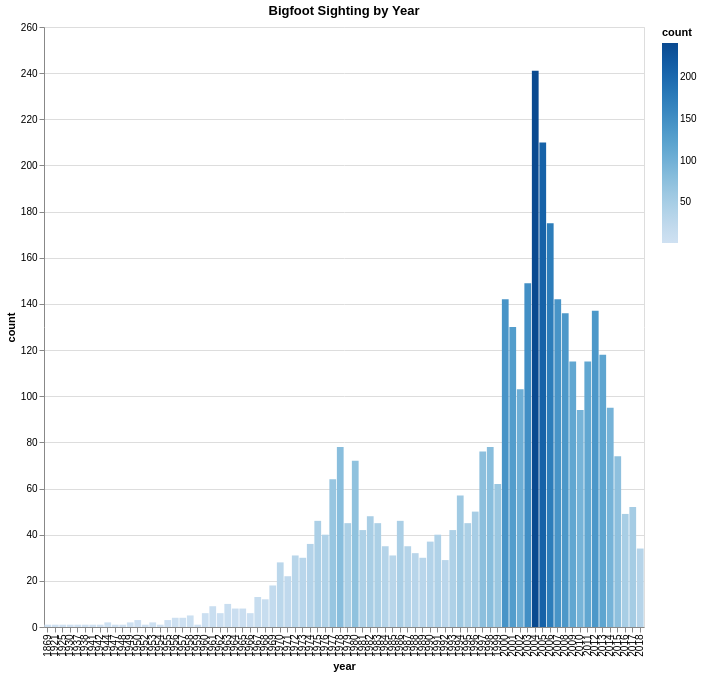

Notebook code for this chart:
### Code cell
bar_plot = alt.Chart(yearly_counts).mark_bar().encode(
    x='year:O', y='count:Q',
    color=alt.Color('count:Q', scale=alt.Scale(scheme='Blues'))
).properties(
    title='Bigfoot Sighting by Year',
    width=600, height=600
)
bar_plot

### Figure 1 — Vega-Lite specification as saved in the notebook (floating-point values rounded to 4 significant figures)
{"config": {"view": {"continuousWidth": 300, "continuousHeight": 300}}, "data": {"name": "data-1084be9d5ec62eb19a68dd0fba7e7b64"}, "mark": {"type": "bar"}, "encoding": {"color": {"field": "count", "scale": {"scheme": "Blues"}, "type": "quantitative"}, "x": {"field": "year", "type": "ordinal"}, "y": {"field": "count", "type": "quantitative"}}, "height": 600, "title": "Bigfoot Sighting by Year", "width": 600, "$schema": "https://vega.github.io/schema/vega-lite/v5.8.0.json", "datasets": {"data-1084be9d5ec62eb19a68dd0fba7e7b64": [{"year": 1869.0, "count": 1}, {"year": 1921.0, "count": 1}, {"year": 1925.0, "count": 1}, {"year": 1930.0, "count": 1}, {"year": 1937.0, "count": 1}, {"year": 1938.0, "count": 1}, {"year": 1941.0, "count": 1}, {"year": 1942.0, "count": 1}, {"year": 1944.0, "count": 2}, {"year": 1947.0, "count": 1}, {"year": 1948.0, "count": 1}, {"year": 1949.0, "count": 2}, {"year": 1950.0, "count": 3}, {"year": 1952.0, "count": 1}, {"year": 1953.0, "count": 2}, {"year": 1954.0, "count": 1}, {"year": 1955.0, "count": 3}, {"year": 1956.0, "count": 4}, {"year": 1957.0, "count": 4}, {"year": 1958.0, "count": 5}, {"year": 1959.0, "count": 1}, {"year": 1960.0, "count": 6}, {"year": 1961.0, "count": 9}, {"year": 1962.0, "count": 6}, {"year": 1963.0, "count": 10}, {"year": 1964.0, "count": 8}, {"year": 1965.0, "count": 8}, {"year": 1966.0, "count": 6}, {"year": 1967.0, "count": 13}, {"year": 1968.0, "count": 12}, {"year": 1969.0, "count": 18}, {"year": 1970.0, "count": 28}, {"year": 1971.0, "count": 22}, {"year": 1972.0, "count": 31}, {"year": 1973.0, "count": 30}, {"year": 1974.0, "count": 36}, {"year": 1975.0, "count": 46}, {"year": 1976.0, "count": 40}, {"year": 1977.0, "count": 64}, {"year": 1978.0, "count": 78}, {"year": 1979.0, "count": 45}, {"year": 1980.0, "count": 72}, {"year": 1981.0, "count": 42}, {"year": 1982.0, "count": 48}, {"year": 1983.0, "count": 45}, {"year": 1984.0, "count": 35}, {"year": 1985.0, "count": 31}, {"year": 1986.0, "count": 46}, {"year": 1987.0, "count": 35}, {"year": 1988.0, "count": 32}, {"year": 1989.0, "count": 30}, {"year": 1990.0, "count": 37}, {"year": 1991.0, "count": 40}, {"year": 1992.0, "count": 29}, {"year": 1993.0, "count": 42}, {"year": 1994.0, "count": 57}, {"year": 1995.0, "count": 45}, {"year": 1996.0, "count": 50}, {"year": 1997.0, "count": 76}, {"year": 1998.0, "count": 78}, {"year": 1999.0, "count": 62}, {"year": 2000.0, "count": 142}, {"year": 2001.0, "count": 130}, {"year": 2002.0, "count": 103}, {"year": 2003.0, "count": 149}, {"year": 2004.0, "count": 241}, {"year": 2005.0, "count": 210}, {"year": 2006.0, "count": 175}, {"year": 2007.0, "count": 142}, {"year": 2008.0, "count": 136}, {"year": 2009.0, "count": 115}, {"year": 2010.0, "count": 94}, {"year": 2011.0, "count": 115}, {"year": 2012.0, "count": 137}, {"year": 2013.0, "count": 118}, {"year": 2014.0, "count": 95}, {"year": 2015.0, "count": 74}, {"year": 2016.0, "count": 49}, {"year": 2017.0, "count": 52}, {"year": 2018.0, "count": 34}]}}
